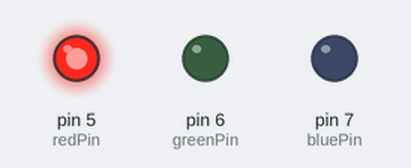
Simulated run of this sketch. Board: Arduino Uno, built with avr-gcc and run on an emulated ATmega328P. Shown: output pins drawn as LEDs (lit = HIGH).

Above: at 0.2 s.
At 1.2 s:
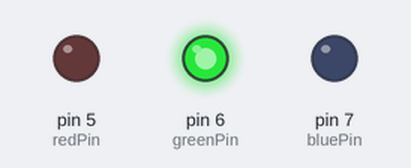
At 2.2 s:
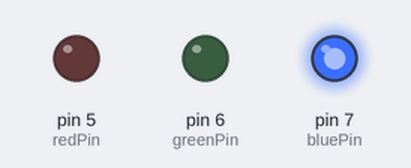
At 5.7 s:
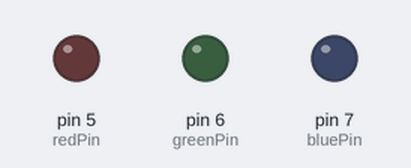
Timing chart, 0 to 6.9 s (numbered marks = the images above):
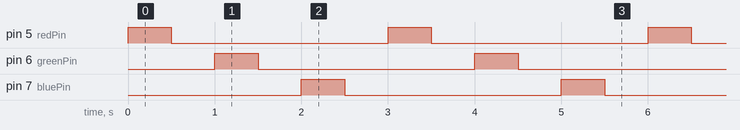

The sketch:

LEDs.ino
```cpp
/*--------------------------------------------------------------------
Name: Matthew Schlatter
Date: 2/1/2024
Course: CSCE 336 Embedded Systems (Spring 2024)
File: LEDs.ino
HW/Lab: Lab 1, LED component

Purp:   A brief description of what this program does and
        the general solution strategy.

Doc:    Arduino examples website,

Academic Integrity Statement: I certify that, while others may have
assisted me in brain storming, debugging and validating this program,
the program itself is my own work. I understand that submitting code
which is the work of other individuals is a violation of the honor
code. I also understand that if I knowingly give my original work to
another individual is also a violation of the honor code.
--------------------------------------------------------------------*/

const int redPin = 5;
const int greenPin = 6;
const int bluePin = 7;

// the setup function runs once when you press reset or power the board
void setup() {
  pinMode(redPin, OUTPUT);
  pinMode(greenPin, OUTPUT);
  pinMode(bluePin, OUTPUT);
}

// the loop function runs over and over again forever
void loop() {
  digitalWrite(redPin, HIGH);   // turn the LED on (HIGH is the voltage level)
  delay(500);
  digitalWrite(redPin, LOW);    // turn the LED off by making the voltage LOW
  delay(500);
  digitalWrite(greenPin, HIGH);
  delay(500);
  digitalWrite(greenPin, LOW);
  delay(500);
  digitalWrite(bluePin, HIGH);
  delay(500);
  digitalWrite(bluePin, LOW);
  delay(500);
}
```

Measured:
- by itself, pin 5 (redPin), pin 6 (greenPin), pin 7 (bluePin): alternates HIGH for 0.50 s and LOW for 2.5 s
- by itself, everything shown: repeats every 3.0 s, in 6 steps
